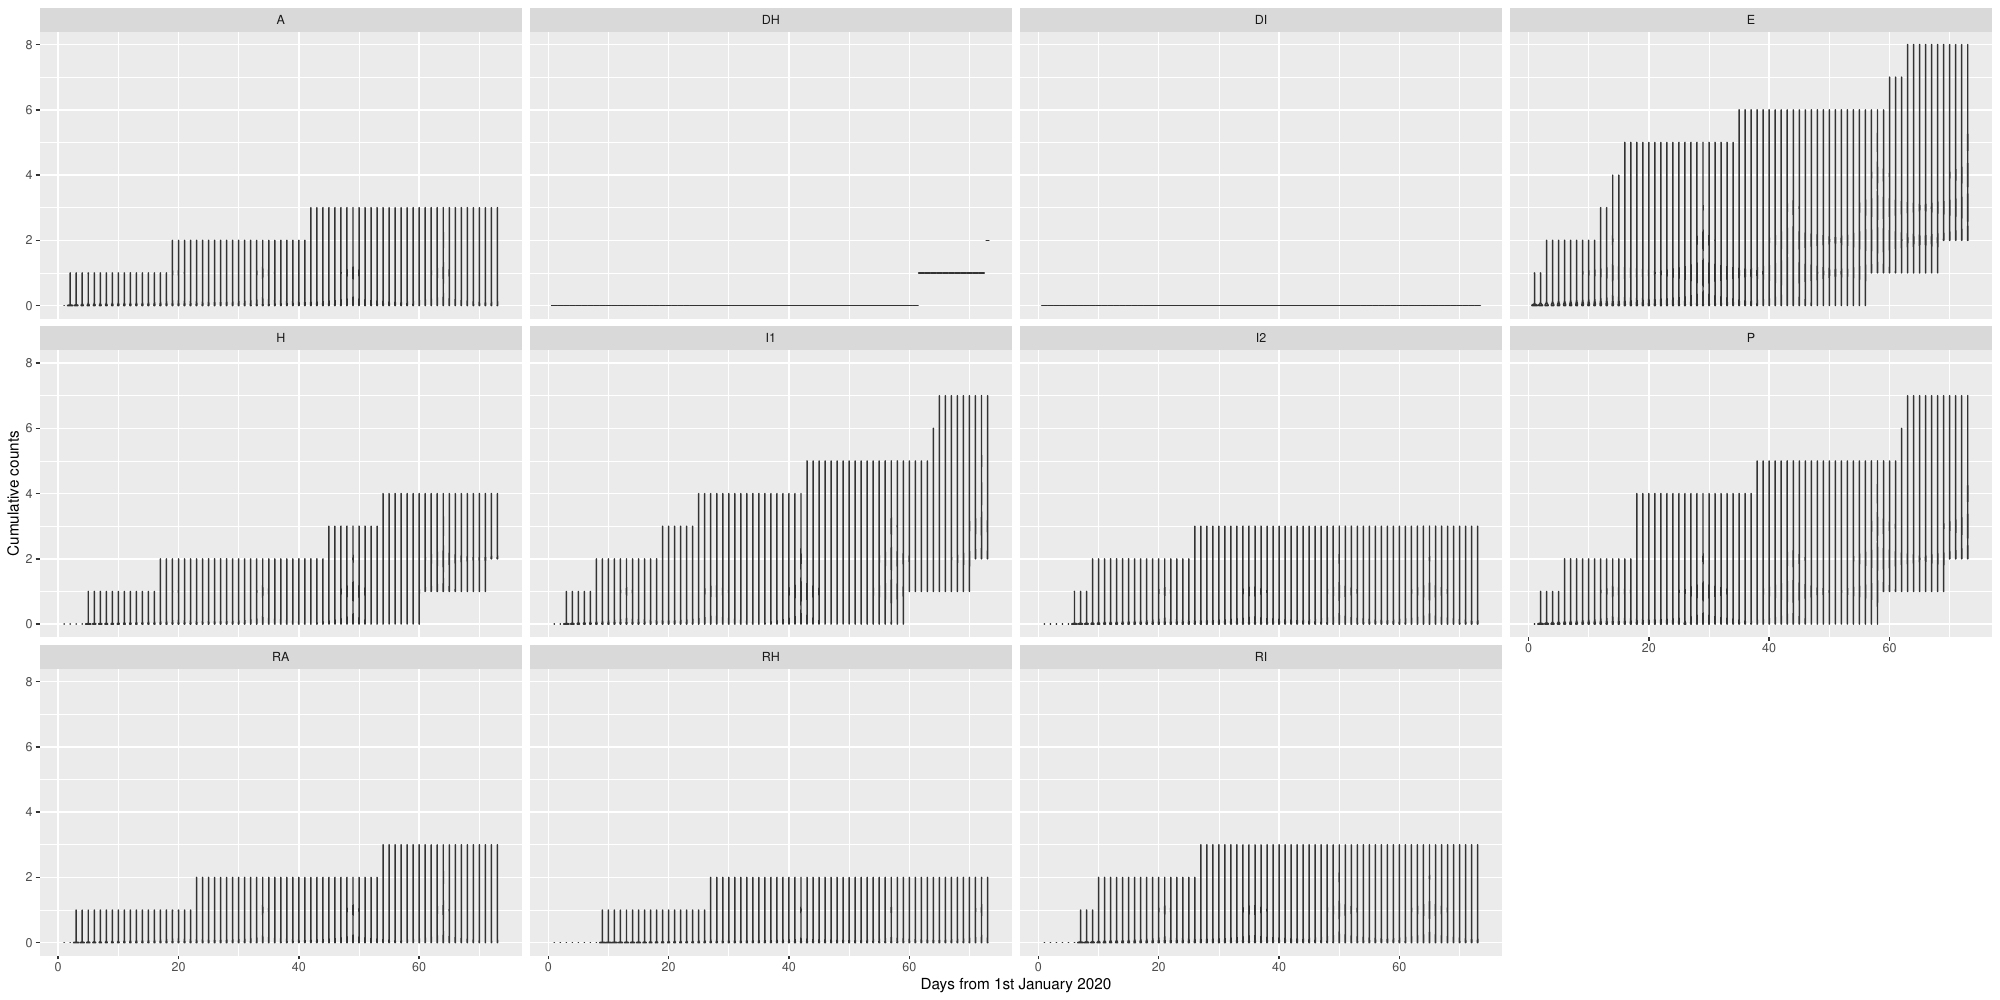

Source code (R):
## FFBS for early stage data
library(tidyverse)
library(Rcpp)
library(RcppArmadillo)
library(coda)

## read parameters
disease <- read_delim("../inputs/disease.dat", delim = " ") %>%
    select(starts_with("beta"), ends_with("_8"))
colnames(disease) <- gsub("_8", "", colnames(disease))
colnames(disease) <- gsub("\\.", "", colnames(disease))

## read data
seeds <- read_csv("../inputs/time_seeds.csv", col_names = FALSE) %>%
    filter(X2 == X2[1]) %>%
    select(-X2) %>%
    complete(X1 = seq(as.Date("2020-01-01"), as.Date("2020-03-13"), by = 1),
        fill = list(X3 = 0))
DH_prime <- seeds$X3
DI_prime <- rep(0, length(DH_prime))

## set parameters
parind <- 2
pH <- disease$pH[parind]
pHD <- disease$pHD[parind]
pI1 <- disease$pI1[parind]
pI1D <- disease$pI1D[parind]
pI1H <- disease$pI1H[parind]
pI2 <- disease$pI2[parind]
pP <- disease$pP[parind]
pE <- disease$pE[parind]
pEP <- disease$pEP[parind]
pA <- disease$pA[parind]
beta <- disease$`beta[3]`[parind]
betaA <- disease$`beta[6]`[parind]
Npop <- 56082077
Nposs <- 100
pini <- 1 / (Nposs * length(DI_prime))

### set data
#DI_prime <- c(rep(0, 30), 0, 3)
#DH_prime <- c(rep(0, 30), 1, 1)
#Npop <- 100000

### set parameters
#pH <- 0.1
#pHD <- 0.1
#pI1 <- 0.2
#pI1D <- 0.2
#pI1H <- 0.5
#pI2 <- 0.3
#pP <- 0.3
#pE <- 0.3
#pEP <- 0.8
#pA <- 0.8
#beta <- 1
#betaA <- 0.5

## source FF function
sourceCpp("iFFBS.cpp")

## run iFFBS algorithm
test <- iFFBS(DI_prime, DH_prime, 1:length(DI_prime), Npop, Nposs, 1000,
           pH, pHD, pI1, pI1D, pI1H, pI2, pP, pE, pEP, pA, beta, betaA, pini)

## trace plots
colnames(test) <- apply(expand.grid(c("S", "E", "A", "RA", "P", "I1", "I2", "RI", "DI", "H", "RH", "DH"), 1:length(DI_prime)), 1, function(x) paste0(x[1], "_", as.numeric(x[2])))
test <- as.mcmc(test)
#plot(test)
           
## plot marginal densities over time
test <- as.matrix(test) %>%
    as_tibble() %>%
    mutate(iter = 1:n()) %>%
    pivot_longer(!iter, names_to = "var", values_to = "n") %>%
    separate(var, c("var", "t"), sep = "_") %>%
    filter(var != "S") %>%
    mutate(t = as.numeric(t))
p <- ggplot(test) +
        geom_violin(aes(x = t, y = n, group = t)) +
        facet_wrap(~var) +
        xlab("Days from 1st January 2020") + 
        ylab("Cumulative counts")
ggsave("iFFBS.pdf", p, width = 20, height = 10)

## check counts
pivot_wider(test, names_from = var, values_from = n) %>%
    group_by(iter, t) %>%
    transmute(
        EAP = (E >= A + P),
        ARA = (A >= RA),
        PI1 = (P >= I1),
        I1I2HDI = (I1 >= I2 + H + DI),
        I2RI = (I2 >= RI),
        HRHDH = (H >= RH + DH)
    ) %>%
    mutate(all = all(EAP, ARA, PI1, I1I2HDI, I2RI, HRHDH)) %>%
    summary()
pivot_wider(test, names_from = var, values_from = n) %>%
    group_by(iter) %>%
    mutate(across(E:DH, ~{. - lag(.)})) %>%
    summary()
